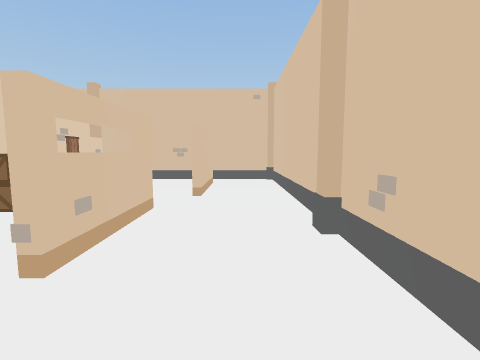
view 1 (above)

16 first-person views from a walk through a Unity game level. The camera is 1.5 m above the floor, tilts 6° down and sees 85° across. The floor is counted in squares, 2 m on a side. Each view is taken from the middle of a square. On the plan, view 1 faces up. The plan holds only what a view shows up to about 9 squares ahead; the rest is blank. The place goes on beyond the plan. The player is left out.

view 2
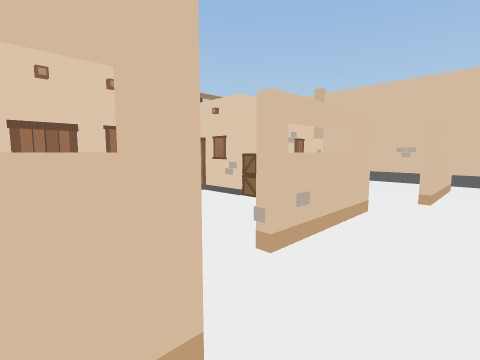

view 3
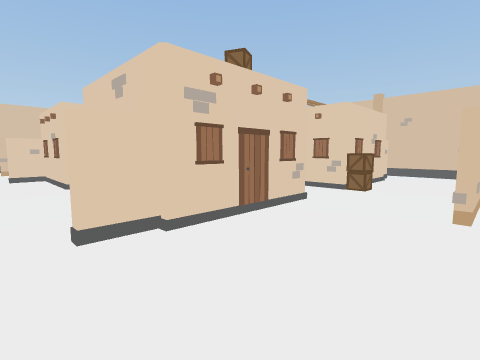

view 4
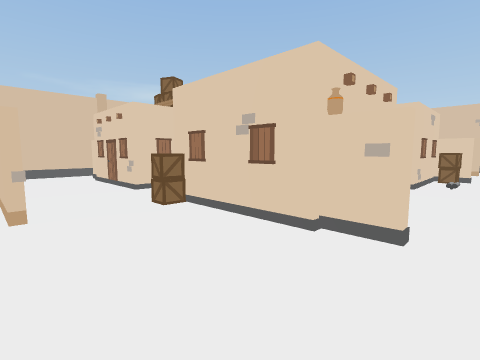

view 5
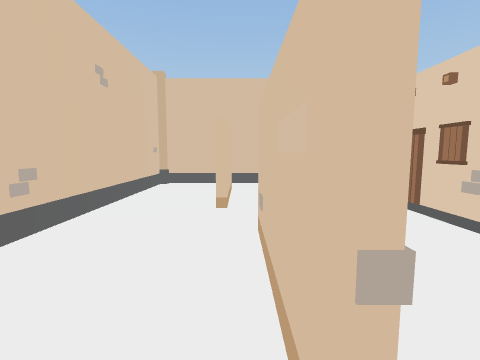

view 6
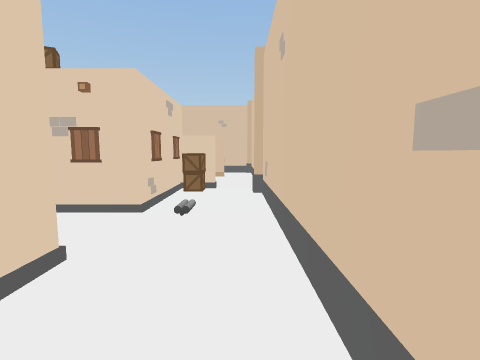

view 7
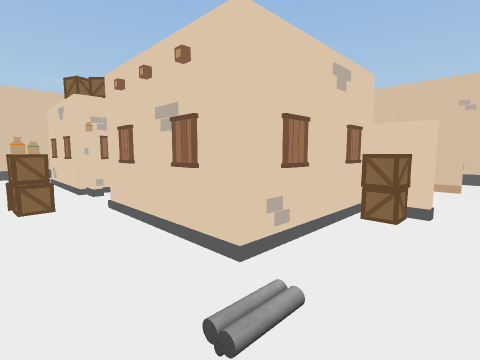

view 8
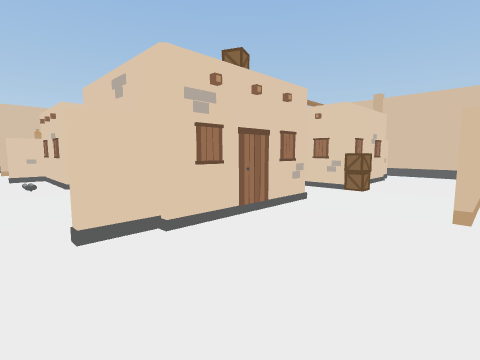

view 9
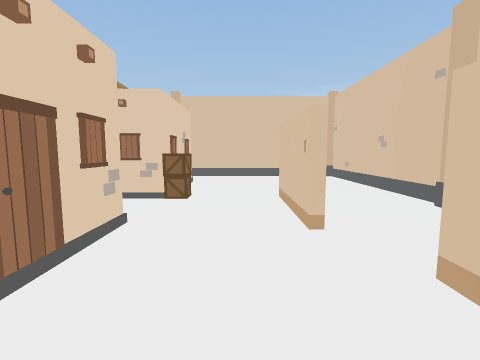

view 10
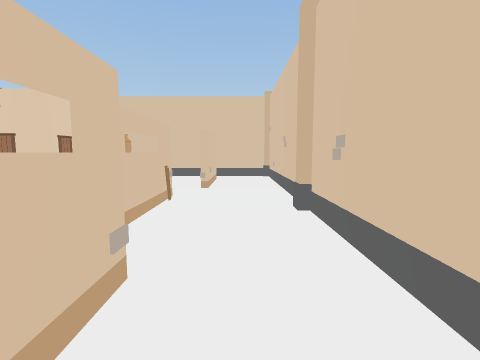

view 11
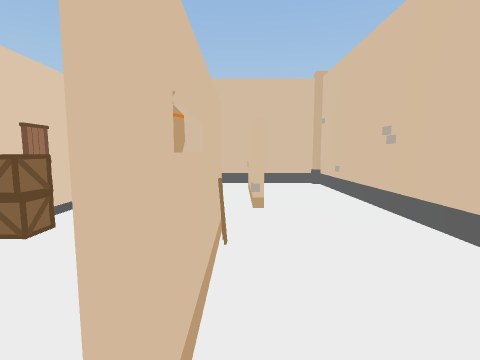

view 12
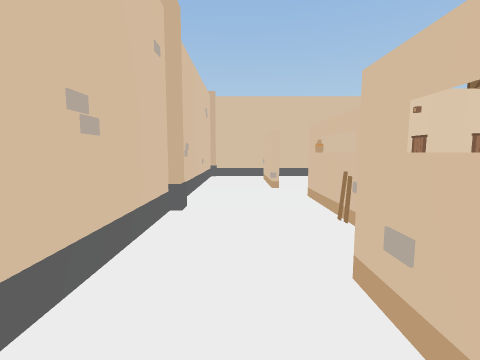

view 13
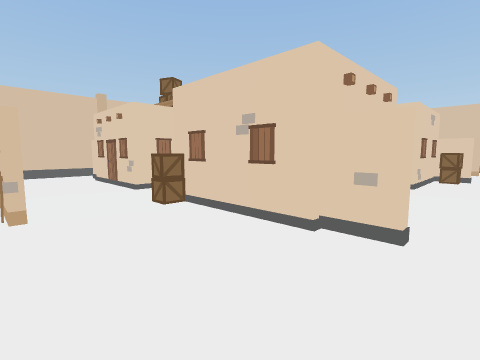

view 14
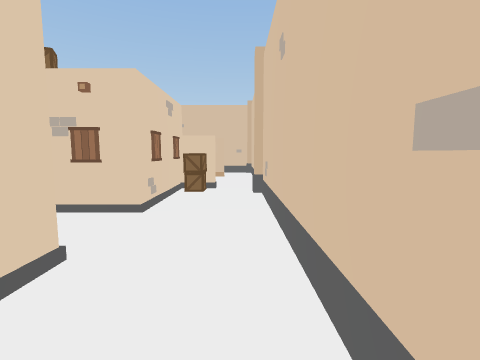

view 15
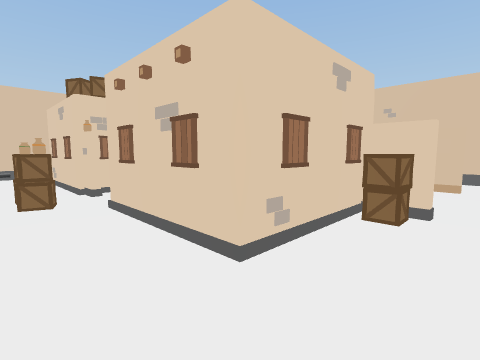

view 16
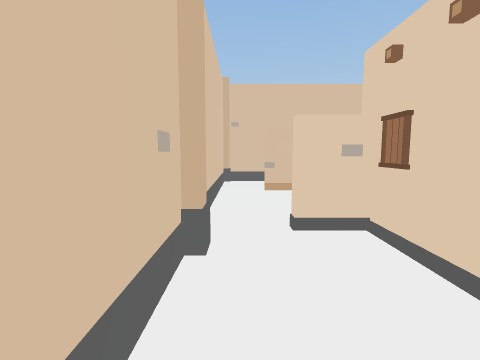

### Floor plan
Key: @ floor where view 1 was taken; # wall or solid block; . floor; / step, stairs or slope; = window, fence, low wall or low ledge; B box; U building; P plank; O other object.
Columns run from 14 left of view 1 to 1 right of it. Each row starts with its distance up from view 1.
  8 ################
  7 #.....O........#
  6  . ./BU///#..=.#
  5  .O./  //  ..=.#
  4 O.../  /#  B...#
  3 O.O.// BB.#U.O.#
  2 #.P.B/#OB  B.O.#
  1 #.O.#  //  /...#
  0 #.O.#  U/  /.=@#
 -1 #.=.O////UB/.=.#
 -2 #........O.....#
 -3 ################

Positions as (right, up) in squares from view 1, and headings:
1: (0, 0), facing up
2: (0, 0), facing up-left
3: (-1, -2), facing up-left
4: (-1, 7), facing down-left
5: (-1, 4), facing down
6: (-4, 7), facing left
7: (-6, 7), facing down-left
8: (-12, 7), facing down-right
9: (-11, 6), facing down
10: (-13, 6), facing down
11: (-12, 4), facing down
12: (-13, -1), facing up
13: (-12, -2), facing up-right
14: (-9, -2), facing right
15: (-7, -2), facing up-right
16: (-7, -2), facing left
